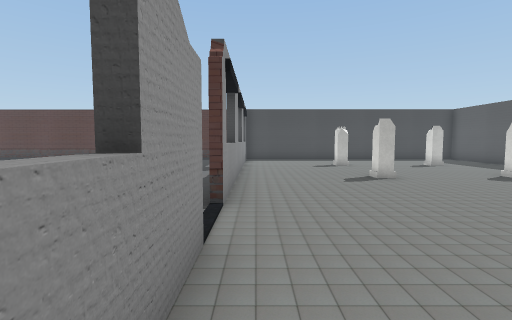
[1] (above)

20 first-person views from a walk through a scene from a Unity 3-D project. The camera is 1.2 m above the floor, tilts 4° down and sees 85° across. The floor is counted in squares, 1 m on a side. Each view is taken from the middle of a square. On the plan, view 1 faces up. The plan holds only what a view shows up to about 13 squares ahead; the rest is blank. The place goes on beyond the plan. The player is left out. Some surface patterns are stand-ins.

[2]
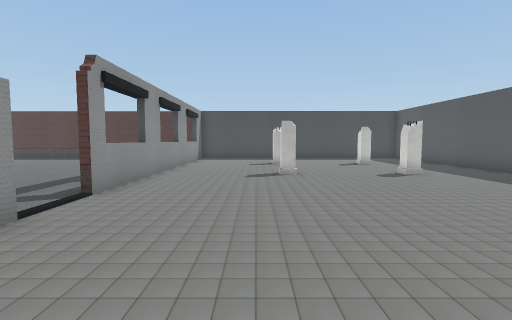

[3]
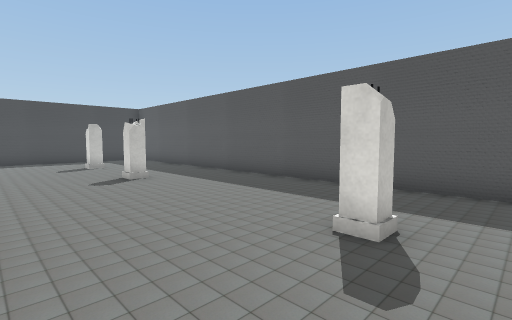

[4]
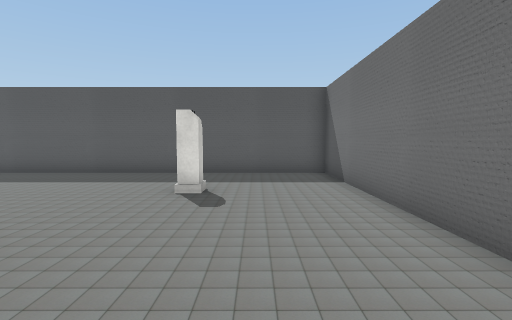

[5]
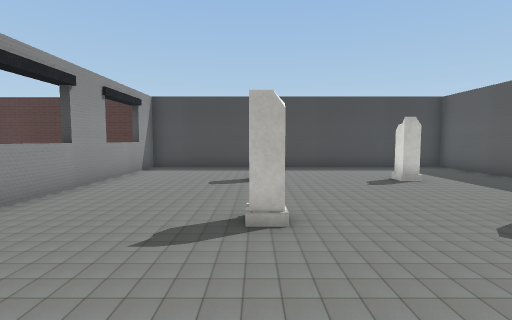

[6]
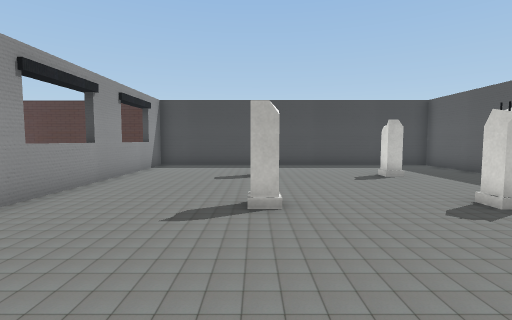

[7]
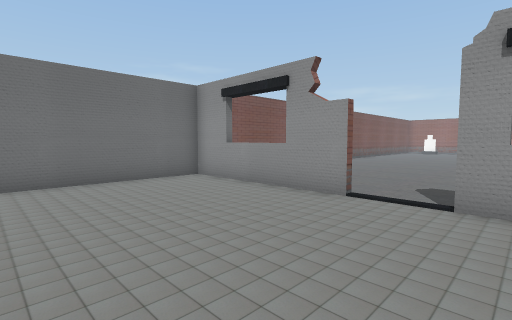

[8]
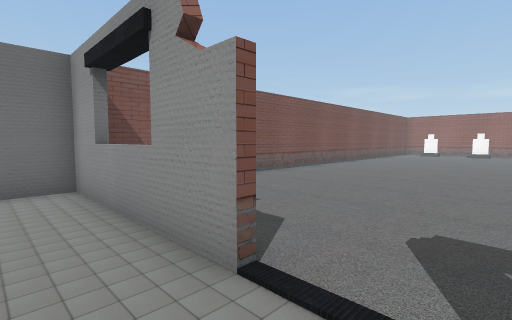

[9]
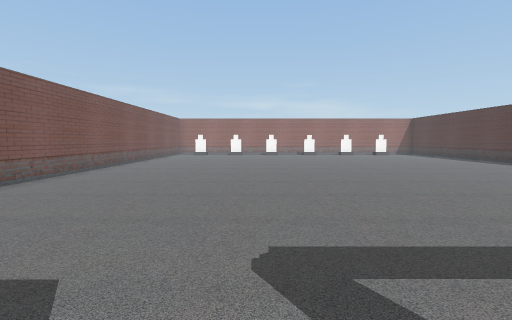

[10]
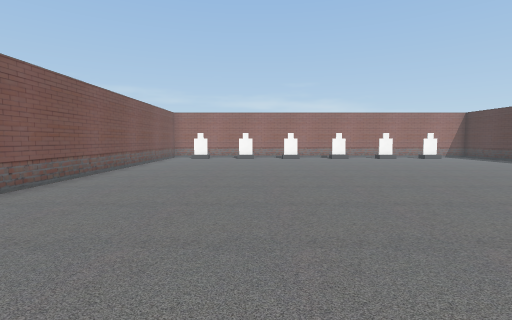

[11]
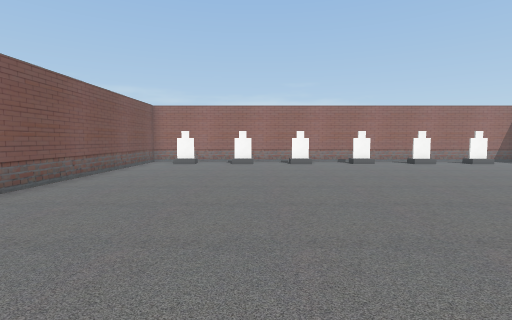

[12]
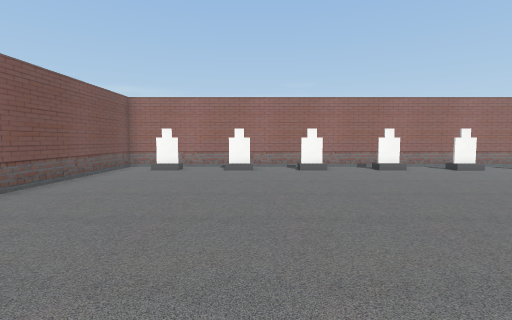

[13]
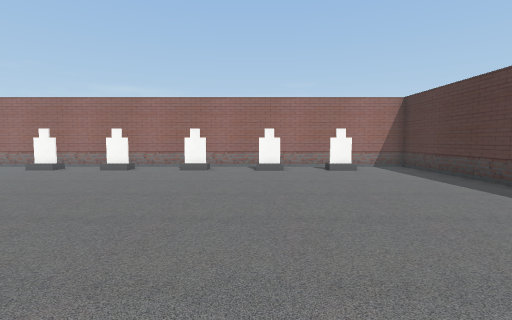

[14]
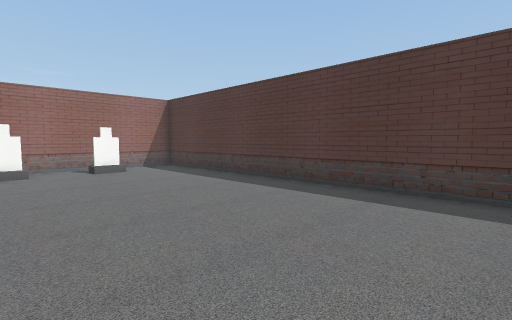

[15]
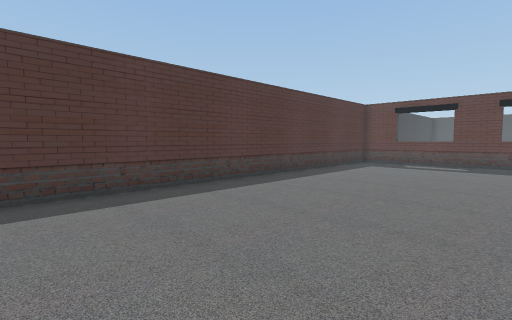

[16]
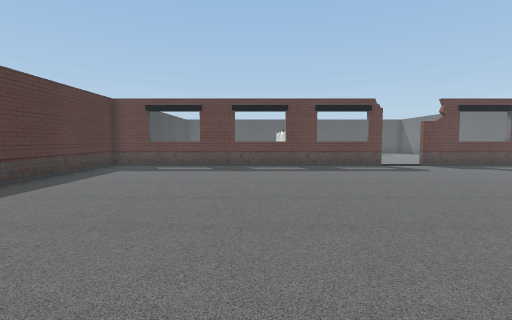

[17]
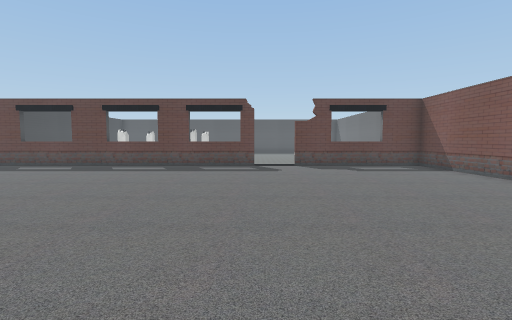

[18]
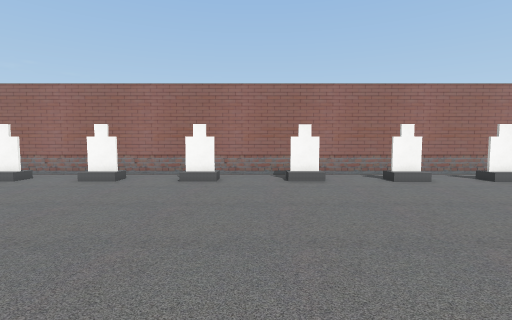

[19]
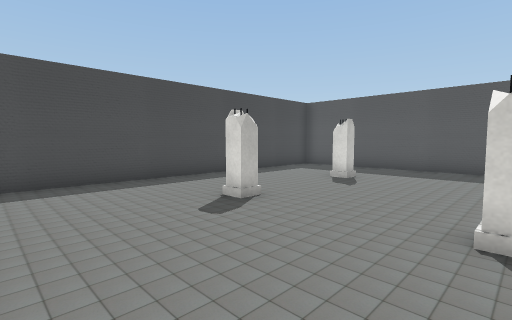

[20]
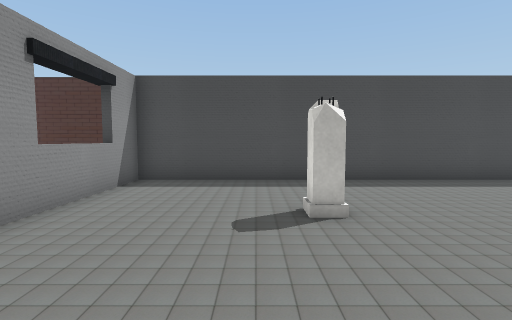

### Floor plan
Points are (right, up) in squares from view 1. A wall is a line through its corners. A room is listed if a view was taken in it or the views show most of it. See-through windows are left out.
Room 1 (views 1, 2, 3, 4, 5, 6, 7, 8, 9, 19, 20)
walls: (4.5, 8.9) (3.9, 8.9) (3.9, 9.5); (-0.6, 3.2) (-0.6, -2.5) (12.3, -2.5) (12.3, 17.5) (-0.6, 17.5) (-0.6, 5); (8.9, 1.3) (8.4, 1.3) (8.4, 1.9); (8.9, 13.3) (8.4, 13.3) (8.4, 13.9)
ways out: opening at (-1, 4.5) to room 2
Room 2 (views 10, 11, 12, 13, 14, 15, 16, 17, 18)
walls: (-23.4, 9) (-23.4, 8); (-23.4, 12) (-23.4, 11.1); (-23.4, 14.8) (-23.4, 14); (-0.8, 11.6) (-0.8, 14.2); (-0.9, 17.7) (-24.7, 17.7) (-24.7, -2.7) (-0.9, -2.7)
low walls: (-23.9, 5.7) (-23.4, 5.7) (-23.4, 5); (-23.9, 2.8) (-23.4, 2.8) (-23.4, 1.9); (-23.9, -0.2) (-23.4, -0.2) (-23.4, -0.9)
ways out: opening at (-1, 4.5) to room 1

Where each view was taken, in squares from view 1:
view 1: 0 up, 0 right, facing up
view 2: 1 down, 3 right, facing up
view 3: 0 up, 5 right, facing up-right
view 4: 0 up, 2 right, facing right
view 5: 5 up, 4 right, facing up
view 6: 4 up, 4 right, facing up
view 7: 6 up, 5 right, facing down-left
view 8: 5 up, 1 right, facing down-left
view 9: 4 up, 0 right, facing left
view 10: 3 up, 5 left, facing left
view 11: 3 up, 9 left, facing left
view 12: 3 up, 12 left, facing left
view 13: 11 up, 12 left, facing left
view 14: 11 up, 12 left, facing up-left
view 15: 11 up, 16 left, facing up-right
view 16: 11 up, 14 left, facing right
view 17: 5 up, 14 left, facing right
view 18: 7 up, 15 left, facing left
view 19: 9 up, 0 right, facing up-right
view 20: 9 up, 3 right, facing up
